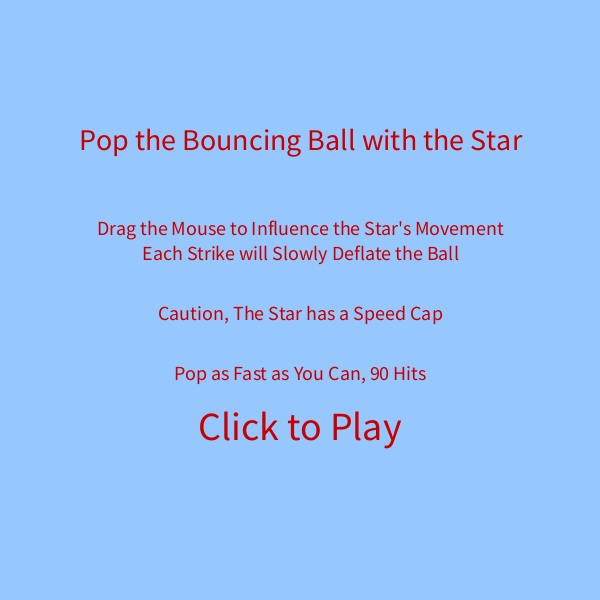
Frame 1 (no input)
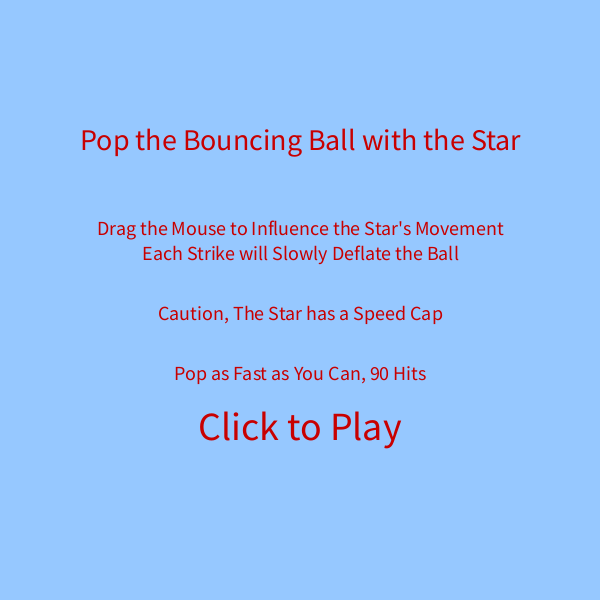
Frame 60 (the mouse pressed at the canvas centre just before this capture)
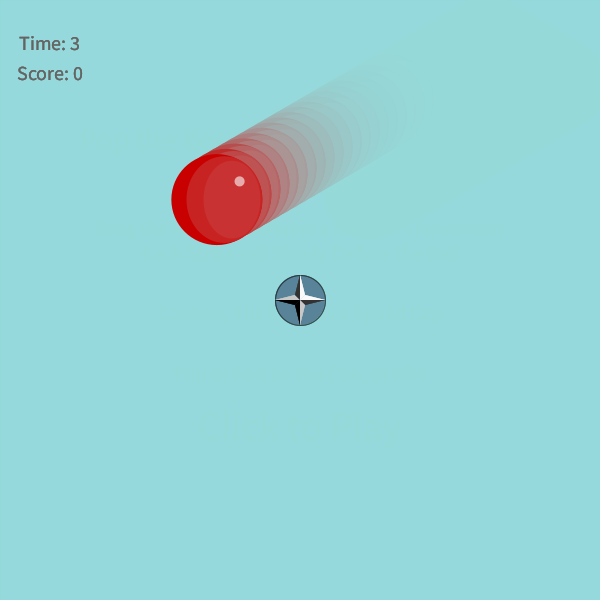
Frame 120 (the mouse held since frame 60 and released just before this capture)

The Processing sketch that drew these frames (run headless with seeded random() and noise(); from frame 60 on, the mouse is pressed at the canvas centre):

// Processing sketch: processing_53326
// ── processing_53326.pde

// Homework #7 48-257 Programming in the Arts with Processing
// Will Crownover wlc@andrew.cmu.edu
// Copyright February 2012

int count = 0;
int phase = 1;
float t;
float bx, by, bDia, bxSpeed, bySpeed;
float sx, sy, sDia, sxSpeed, sySpeed;

void setup()
{
  size( 600, 600 );
  smooth();
  t = millis()/1000;
  bDia = 91;
  bx = random( bDia, width - bDia );
  by = random( bDia, height - bDia );
  bxSpeed = random ( -10, 10 );
  bySpeed = random ( -10, 10 );
  sDia = 50;
  sx = width/2.0;
  sy = height/2.0;
  sxSpeed = 0;
  sySpeed = 0;
}

void mouseDragged()
{
  stroke( 50 );
  strokeWeight( 3 );
  line( mouseX, mouseY, pmouseX, pmouseY );
  noStroke();
  if( mouseX > pmouseX )
  {
    sxSpeed = sxSpeed + .2;
  }
  else if ( mouseX < pmouseX )
  {
    sxSpeed = sxSpeed - .2;
  }
  if( mouseY > pmouseY )
  {
    sySpeed = sySpeed + .2;
  }
  else if ( mouseY < pmouseY )
  {
    sySpeed = sySpeed - .2;
  }
}

void mousePressed()
{
  if( phase == 1 )
  {
    phase = 2;
  }
  if( phase == 3 )
  {
    bDia = 91;
    phase = 2;
  }
}

void draw()
{
  if( phase == 1 )
  {
    mainScreen();
  }
  if( phase == 2 )
  {
     prepWindow();
     bounceBall();
     drawBall();
     starMove();
     drawStar();
     detectCollision();
     displayInfo();
  }
  if( phase == 3 )
  {
    endScreen();
  }
}

void mainScreen()
{
  background( 150, 200, 255, 50 );
  textAlign( CENTER );
  textSize( 30 );
  fill( 200, 0, 0 );
  text( "Pop the Bouncing Ball with the Star", width/2.0, height/4.0 );
  textSize( 20 );
  text( "Drag the Mouse to Influence the Star's Movement", width/2.0, height/3.0 + 35 );
  text( "Each Strike will Slowly Deflate the Ball", width/2.0, height/3.0 + 60 );
  text( "Caution, The Star has a Speed Cap", width/2.0, height/3.0 + 120 );
  text( "Pop as Fast as You Can, 90 Hits", width/2.0, height/3.0 + 180 );
  textSize( 40 );
  text( "Click to Play", width/2.0, height/3.0 + 240 );
}

void prepWindow()
{
  fill( 150, 220, 220, 50 );
  rect( 0, 0, width, height );
}

void bounceBall()
{
  bx = bx + bxSpeed;
  by = by + bySpeed;
  if( bx > width - bDia/2.0 )
  {
    bxSpeed = -bxSpeed;
  }
  if( by > height - bDia/2.0 )
  {
    bySpeed = -bySpeed;
  }
  if( bx < bDia/2.0 )
  {
    bxSpeed = - bxSpeed;
  }
  if( by < bDia/2.0 )
  {
    bySpeed = - bySpeed;
  }
}

void drawBall()
{
  noStroke();
  fill( 200, 0, 0 );
  ellipse( bx, by, bDia, bDia );
  fill( 200, 35, 35 );
  ellipse( bx + bDia/12, by, bDia/1.2, bDia/1.05 );
  fill( 200, 50, 50 );
  ellipse( bx + bDia/6, by, bDia/1.6, bDia/1.17 );
  fill( 255, 150 );
  ellipse( bx + bDia/4, by - bDia/5, bDia/9, bDia/9 );
}

void starMove()
{
  sx = sx + sxSpeed;
  sy = sy + sySpeed;
  if( sx > width + sDia/2.0 )
  {
    sx = -sDia/2.0;
  }
  else if( sx < -sDia/2.0 )
  {
    sx = width + sDia/2.0;
  }
  if( sy > height + sDia/2.0 )
  {
    sy = -sDia/2.0;
  }
  else if( sy < -sDia/2.0 )
  {
    sy = height + sDia/2.0;
  }
  if( sxSpeed > 25 )
  {
    sxSpeed = 0;
  }
  else if( sxSpeed < -20 )
  {
    sxSpeed = 0;
  }
  if( sySpeed > 25 )
  {
    sySpeed = 0;
  }
  else if( sySpeed < -20 )
  {
    sySpeed = 0;
  }
}
      
void drawStar()
{
  pushStyle();
     stroke( 0, 70 );
    fill( 0, 0, 50, 30 );
    ellipse( sx, sy, sDia, sDia );
  popStyle();
  fill( 50 );
  triangle( sx, sy, sx + sDia/2.0, sy, sx + sDia/10.0, sy + sDia/10.0 );
  fill( 250 );
  triangle( sx, sy, sx + sDia/2.0, sy, sx + sDia/10.0, sy - sDia/10.0 );
  fill( 200 );
  triangle( sx, sy, sx - sDia/2.0, sy, sx - sDia/10.0, sy - sDia/10.0 );
  fill( 0 );
  triangle( sx, sy, sx - sDia/2.0, sy, sx - sDia/10.0, sy + sDia/10.0 );
  fill( 0 );
  triangle( sx, sy, sx, sy + sDia/2.0, sx - sDia/10.0, sy + sDia/10.0 );
  fill( 200 );
  triangle( sx, sy, sx, sy + sDia/2.0, sx + sDia/10.0, sy + sDia/10.0 );
  fill( 50 );
  triangle( sx, sy, sx, sy - sDia/2.0, sx - sDia/10.0, sy - sDia/10.0 );
  fill( 250 );
  triangle( sx, sy, sx, sy - sDia/2.0, sx + sDia/10.0, sy - sDia/10.0 );
}

void detectCollision()
{
  float d = dist( bx, by, sx, sy );
  if( d < bDia/2.0 + sDia/2.0 )
  {
    count++;
    fill( 200 );
    triangle( sx, sy, 0, height/4.0, 0, height/2.0 );
    fill( 0 );
    triangle( sx, sy, 0, height*.75, 0, height/2.0 );
    fill( 0 );
    triangle( sx, sy, width/4.0, height, width/2.0, height );
    fill( 200 );
    triangle( sx, sy, width*.75, height, width/2.0, height );
    fill( 50 );
    triangle( sx, sy, width, height*.75, width, height/2.0 );
    fill( 250 );
    triangle( sx, sy, width, height/4.0, width, height/2.0 );
    fill( 250 );
    triangle( sx, sy, width/2.0, 0, width*.75, 0 );
    fill( 50 );
    triangle( sx, sy, width/2.0, 0, width/4, 0 );
    bDia = bDia - 1;
    bx = random( bDia, width - bDia );
    by = random( bDia, height - bDia );
    bxSpeed = random ( -10, 10 );
    bySpeed = random ( -10, 10 );
  }
  if( bDia <= 1 )
  {
    phase = 3;
  }
}

void displayInfo()
{
  textSize( 20 );
  fill( 100 );
  text( "Score: " + count, 50, 80 );
  text( "Time: " + millis()/1000, 50, 50 );
}

void endScreen()
{
  textAlign( CENTER );
  textSize( 100 );
  fill( 255, 0, 0 );
  text( "End", width/2.0, height/2.0 );
}
      
      
      
      
